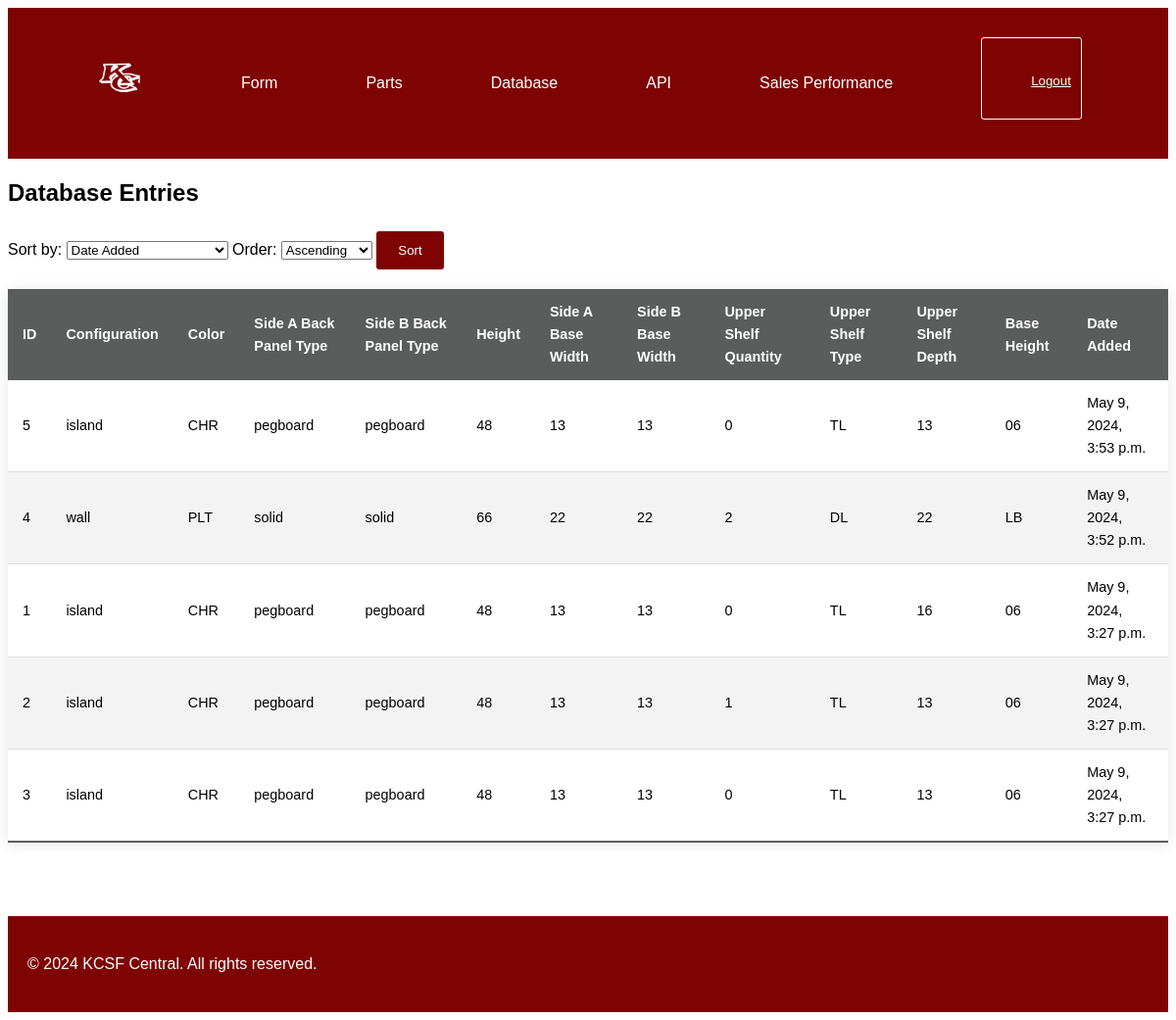
/database/ (signed in), run on an earlier commit of the app's database.
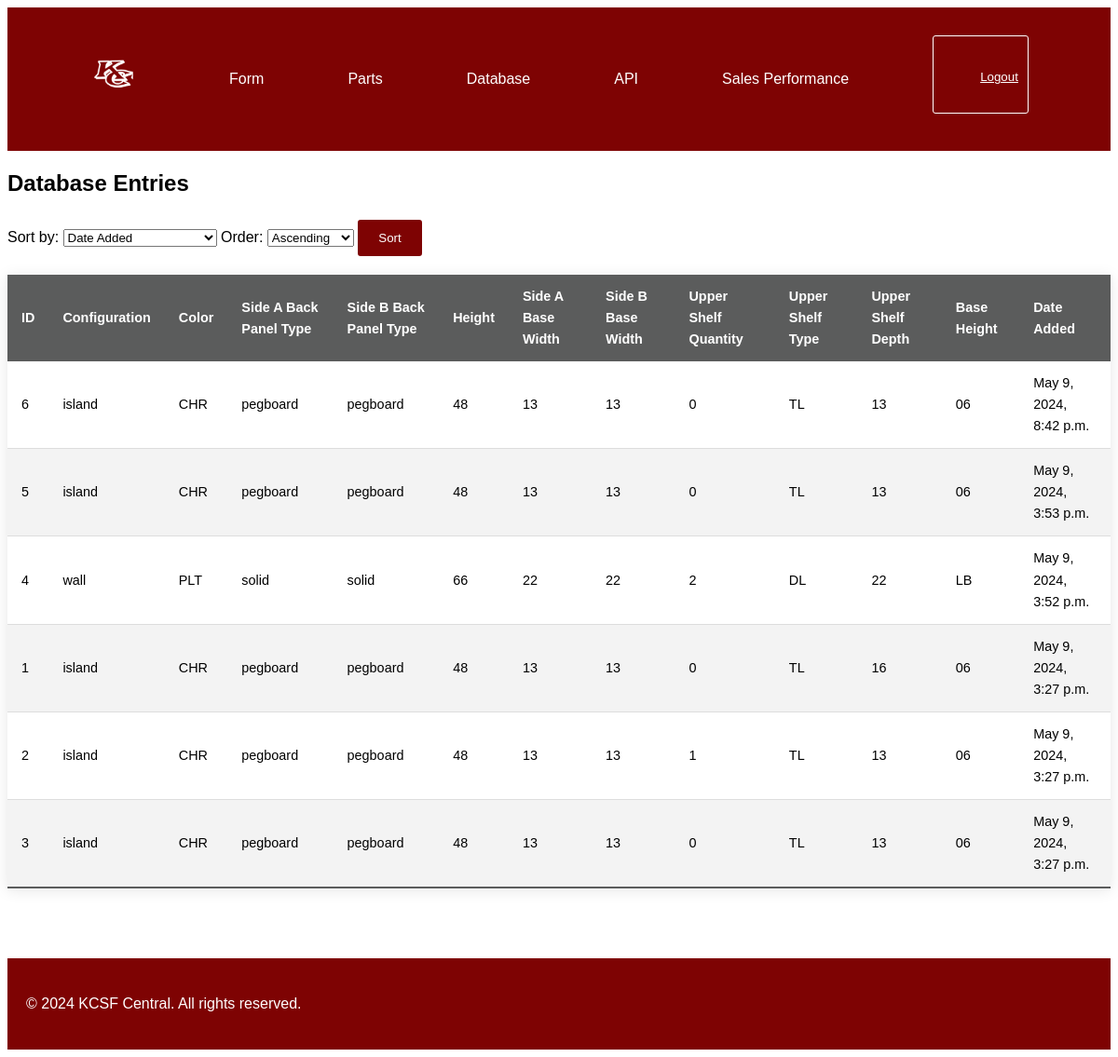
And on a later commit of the database.
### myapp/models.py (models this page shows)
class GondolaShelving(models.Model):
    CONFIGURATION_CHOICES = [('island', 'Island/Gondola (double-sided)'), ('wall', 'Wall (single-sided)')]
    COLOR_CHOICES = [('CHR', 'CHR'), ('PLT', 'PLT')]
    PANEL_TYPE_CHOICES = [('pegboard', 'Pegboard'), ('solid', 'Solid')]
    UPPER_SHELF_QUANTITY = [('0', '0'), ('1', '1'), ('2', '2'), ('3', '3'), ('4', '4'), ('5', '5'), ('6', '6')]
    SHELF_TYPE_CHOICES = [('TL', 'Tilt-in'), ('DL', 'Drop-in')]
    HEIGHT_CHOICES = [('48', '48 inches'), ('54', '54 inches'), ('60', '60 inches'), ('66', '66 inches'), ('72', '72 inches'), ('78', '78 inches'), ('84', '84 inches'), ('90', '90 inches'), ('96', '96 inches')]
    SIDE_A_BASE_WIDTH_CHOICES = [('13', '13 inches'), ('16', '16 inches'), ('19', '19 inches'), ('22', '22 inches'), ('25', '25 inches'), ('28', '28 inches'), ('31', '31 inches')]
    SIDE_B_BASE_WIDTH_CHOICES = [('13', '13 inches'), ('16', '16 inches'), ('19', '19 inches'), ('22', '22 inches'), ('25', '25 inches'), ('28', '28 inches'), ('31', '31 inches')]
    UPPER_SHELF_DEPTH_CHOICES = [('13', '13 inches'), ('16', '16 inches'), ('19', '19 inches'), ('22', '22 inches'), ('25', '25 inches'), ('28', '28 inches'), ('31', '31 inches')]
    BASE_HEIGHT_CHOICES= [('06', '6 inches'), ('LB', 'Low Base')]
    configuration = models.CharField(max_length=10, choices=CONFIGURATION_CHOICES, default='island')
    color = models.CharField(max_length=3, choices=COLOR_CHOICES, default='CHR')
    side_a_back_panel_type = models.CharField(max_length=8, choices=PANEL_TYPE_CHOICES, default='pegboard')
    side_b_back_panel_type = models.CharField(max_length=8, choices=PANEL_TYPE_CHOICES, default='pegboard')
    height = models.CharField(max_length=3, choices=HEIGHT_CHOICES, default='48')
    side_a_base_width = models.CharField(max_length=3, choices=SIDE_A_BASE_WIDTH_CHOICES, default='13')
    side_b_base_width = models.CharField(max_length=3, choices=SIDE_B_BASE_WIDTH_CHOICES, default='13')
    upper_shelf_quantity = models.CharField(max_length=1, choices=UPPER_SHELF_QUANTITY, default='0')
    upper_shelf_type = models.CharField(max_length=2, choices=SHELF_TYPE_CHOICES, default='TL')
    upper_shelf_depth = models.CharField(max_length=3, choices=UPPER_SHELF_DEPTH_CHOICES, default='13')
    base_height = models.CharField(max_length=2, choices=BASE_HEIGHT_CHOICES, default='06')
    date_added = models.DateTimeField(auto_now_add=True)

### myapp/views.py (the view)
# urls.py: path('database/', display_database, name='database'),  # URL for the database page
@login_required
def display_database(request):
    sort_by = request.GET.get('sort', 'date_added')  # Default sorting by date added
    order = request.GET.get('order', 'desc')
    if order == 'desc':
        sort_by = '-' + sort_by
    entries = GondolaShelving.objects.all().order_by(sort_by)
    return render(request, 'database.html', {'entries': entries})

### myapp/templates/database.html (shortened to what this page needs)
{% extends 'base.html' %}
{% block content %}
    <h1>Database Entries</h1>
    <form method="get" action="">
        Sort by:
        <select name="sort">
            <option value="date_added">Date Added</option>
        </select>
        Order:
        <select name="order">
            <option value="asc">Ascending</option>
        </select>
        <button type="submit">Sort</button>
    </form>
    <table>
        <thead>
            <tr>
                <th>ID</th>
                <th>Configuration</th>
                <th>Color</th>
                <th>Side A Back Panel Type</th>
                <th>Side B Back Panel Type</th>
                <th>Height</th>
                <th>Side A Base Width</th>
                <th>Side B Base Width</th>
                <th>Upper Shelf Quantity</th>
                <th>Upper Shelf Type</th>
                <th>Upper Shelf Depth</th>
                <th>Base Height</th>
                <th>Date Added</th>
            </tr>
        </thead>
        <tbody>
            {% for entry in entries %}
            <tr>
                <td>{{ entry.id }}</td>
                <td>{{ entry.configuration }}</td>
                <td>{{ entry.color }}</td>
                <td>{{ entry.side_a_back_panel_type }}</td>
                <td>{{ entry.side_b_back_panel_type }}</td>
                <td>{{ entry.height }}</td>
                <td>{{ entry.side_a_base_width }}</td>
                <td>{{ entry.side_b_base_width }}</td>
                <td>{{ entry.upper_shelf_quantity }}</td>
                <td>{{ entry.upper_shelf_type }}</td>
                <td>{{ entry.upper_shelf_depth }}</td>
                <td>{{ entry.base_height }}</td>
                <td>{{ entry.date_added }}</td>
            </tr>
            {% endfor %}
        </tbody>
    </table>
{% endblock %}

What changed in the data, as far as the page shows it:
added GondolaShelving: id "6", configuration "island", color "CHR", side_a_back_panel_type "pegboard", side_b_back_panel_type "pegboard", height "48", side_a_base_width "13", side_b_base_width "13", upper_shelf_quantity "0", upper_shelf_type "TL", upper_shelf_depth "13", base_height "06", date_added "May 9, 2024, 8:42 p.m."
